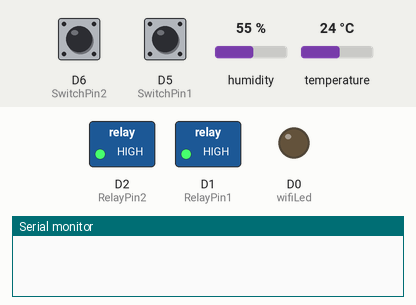
Bench run of a sketch on a simulated ESP8266 (NodeMCU). Parts: switched loads named in the sketch (green lamp = pin HIGH), output pins drawn as LEDs (lit = HIGH), the last lines printed to the serial monitor. Inputs (shaded band) come from the test bench; at power-on: D6 (SwitchPin2) HIGH, D5 (SwitchPin1) HIGH, humidity 55 %, temperature 24 °C. WiFi joins after 1.5 s; servers stay silent unless stated.

Above: at 2.2 s.
2.3 s: D6 (SwitchPin2) pulled LOW for 0.15 s
At 2.37 s:
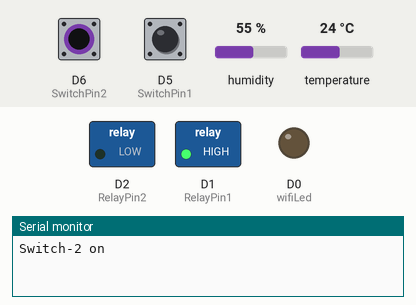
3.9 s: D5 (SwitchPin1) pulled LOW for 0.15 s
At 3.97 s:
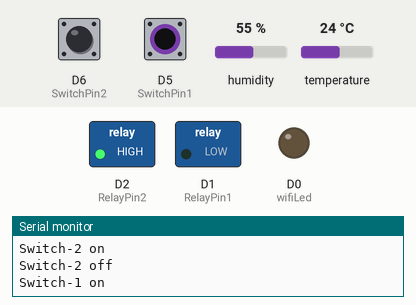
5.5 s: D6 (SwitchPin2) driven LOW and D5 (SwitchPin1) driven LOW
At 6.7 s:
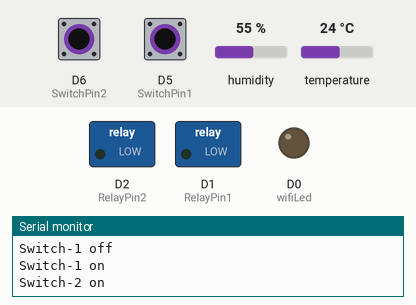
7.0 s: D6 (SwitchPin2) driven HIGH
At 8.0 s:
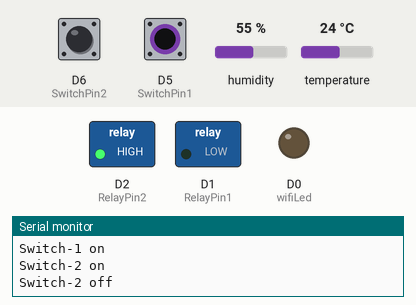
8.5 s: D6 (SwitchPin2) driven LOW
At 9.1 s:
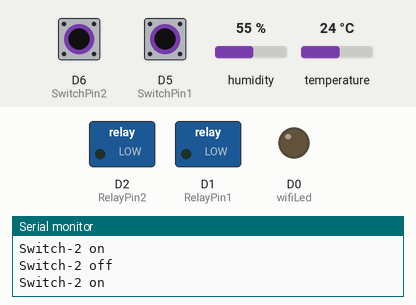
Timing chart, 0 to 11.0 s (numbered marks = the images above; inputs shaded):
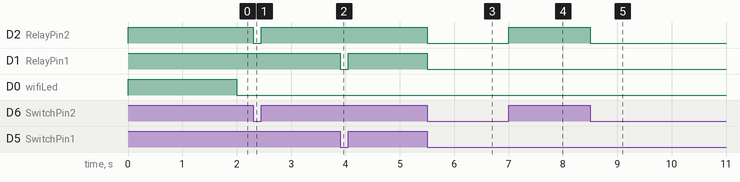

Measured:
- after the input at 2.3 s, D2 (RelayPin2): HIGH → LOW at once, → HIGH 0.15 s later
- after the input at 3.9 s, D1 (RelayPin1): HIGH → LOW at once, → HIGH 0.15 s later
- after the input at 5.5 s, D2 (RelayPin2), D1 (RelayPin1): HIGH → LOW at once
- after the input at 7.0 s, D2 (RelayPin2): LOW → HIGH at once
- after the input at 8.5 s, D2 (RelayPin2): HIGH → LOW at once

The sketch:

NodeMCU_Blynk_2Relay_DHT11_Switch.ino
```cpp
/**********************************************************************************
 *  TITLE: Blynk + Manual Switch + DHT11 control 2 Relays using NodeMCU
 *  Click on the following links to learn more.
 *  YouTube Channel: https://youtube.com/@avelectrotech9853
 *  Preferences--> Aditional boards Manager URLs :
 *  http://arduino.esp8266.com/stable/package_esp8266com_index.json
 *  Download the libraries
 *  Blynk Library
 *  DHT Library
 ***************************************************/
/* Fill-in your Template ID (only if using Blynk.Cloud) */
#define BLYNK_TEMPLATE_ID "xxxxxxxxxxx"
#define BLYNK_TEMPLATE_NAME "xxxxxxxxxxxxx"
#define BLYNK_AUTH_TOKEN "xxxxxxxxxxxxxxxxxxxxxxxxxxxx"

// Your WiFi credentials.
// Set password to "" for open networks.
char ssid[] = "xxxxxxx";
char pass[] = "xxxxxxxx";

bool fetch_blynk_state = true;  //true or false

//#define BLYNK_PRINT Serial
#include <ESP8266WiFi.h>
#include <BlynkSimpleEsp8266.h>
#include <DHT.h>

#define DHTPIN              D4 //D4  pin connected with DHT
// Uncomment whatever type you're using!
#define DHTTYPE DHT11     // DHT 11
//#define DHTTYPE DHT22   // DHT 22, AM2302, AM2321
//#define DHTTYPE DHT21   // DHT 21, AM2301

// define the GPIO connected with Relays and switches
#define RelayPin1 5  //D1
#define RelayPin2 4  //D2

#define SwitchPin1 14  //D5
#define SwitchPin2 12  //D6

#define wifiLed   16   //D0

//Change the virtual pins according the rooms
#define VPIN_BUTTON_1    V1
#define VPIN_BUTTON_2    V2

#define VPIN_BUTTON_C    V3
#define VPIN_TEMPERATURE V4
#define VPIN_HUMIDITY    V5

// Relay State
bool toggleState_1 = LOW; //Define integer to remember the toggle state for relay 1
bool toggleState_2 = LOW; //Define integer to remember the toggle state for relay 2

// Switch State
bool SwitchState_1 = LOW;
bool SwitchState_2 = LOW;

int wifiFlag = 0;
float temperature1 = 0;
float humidity1   = 0;

char auth[] = BLYNK_AUTH_TOKEN;

BlynkTimer timer;
DHT dht(DHTPIN, DHTTYPE);

// When App button is pushed - switch the state

BLYNK_WRITE(VPIN_BUTTON_1) {
  toggleState_1 = param.asInt();
  digitalWrite(RelayPin1, !toggleState_1);
}

BLYNK_WRITE(VPIN_BUTTON_2) {
  toggleState_2 = param.asInt();
  digitalWrite(RelayPin2, !toggleState_2);
}


BLYNK_WRITE(VPIN_BUTTON_C) {
  all_SwitchOff();
}

void all_SwitchOff(){
  toggleState_1 = 0; digitalWrite(RelayPin1, HIGH); Blynk.virtualWrite(VPIN_BUTTON_1, toggleState_1); delay(100);
  toggleState_2 = 0; digitalWrite(RelayPin2, HIGH); Blynk.virtualWrite(VPIN_BUTTON_2, toggleState_2); delay(100);
  Blynk.virtualWrite(VPIN_HUMIDITY, humidity1);
  Blynk.virtualWrite(VPIN_TEMPERATURE, temperature1);
}

void checkBlynkStatus() { // called every 2 seconds by SimpleTimer

  bool isconnected = Blynk.connected();
  if (isconnected == false) {
    wifiFlag = 1;
    Serial.println("Blynk Not Connected");
    digitalWrite(wifiLed, HIGH);
  }
  if (isconnected == true) {
    wifiFlag = 0;
    if (!fetch_blynk_state){
    Blynk.virtualWrite(VPIN_BUTTON_1, toggleState_1);
    Blynk.virtualWrite(VPIN_BUTTON_2, toggleState_2);
    }
    digitalWrite(wifiLed, LOW);
    //Serial.println("Blynk Connected");
  }
}

BLYNK_CONNECTED() {
  // Request the latest state from the server
  if (fetch_blynk_state){
    Blynk.syncVirtual(VPIN_BUTTON_1);
    Blynk.syncVirtual(VPIN_BUTTON_2);
  }
    Blynk.syncVirtual(VPIN_TEMPERATURE);
    Blynk.syncVirtual(VPIN_HUMIDITY);
}

void readSensor(){

  float h = dht.readHumidity();
  float t = dht.readTemperature(); // or dht.readTemperature(true) for Fahrenheit

  if (isnan(h) || isnan(t)) {
    Serial.println("Failed to read from DHT sensor!");
    return;
  }
  else {
    humidity1 = h;
    temperature1 = t;
   // Serial.println(temperature1);
   // Serial.println(humidity1);
  }
}

void sendSensor()
{
  readSensor();
  // You can send any value at any time.
  // Please don't send more that 10 values per second.
  Blynk.virtualWrite(VPIN_HUMIDITY, humidity1);
  Blynk.virtualWrite(VPIN_TEMPERATURE, temperature1);
}

void manual_control()
{
  if (digitalRead(SwitchPin1) == LOW && SwitchState_1 == LOW) {
    digitalWrite(RelayPin1, LOW);
    toggleState_1 = HIGH;
    SwitchState_1 = HIGH;
    Blynk.virtualWrite(VPIN_BUTTON_1, toggleState_1);
    Serial.println("Switch-1 on");
  }
  if (digitalRead(SwitchPin1) == HIGH && SwitchState_1 == HIGH) {
    digitalWrite(RelayPin1, HIGH);
    toggleState_1 = LOW;
    SwitchState_1 = LOW;
    Blynk.virtualWrite(VPIN_BUTTON_1, toggleState_1);
    Serial.println("Switch-1 off");
  }
  if (digitalRead(SwitchPin2) == LOW && SwitchState_2 == LOW) {
    digitalWrite(RelayPin2, LOW);
    toggleState_2 = HIGH;
    SwitchState_2 = HIGH;
    Blynk.virtualWrite(VPIN_BUTTON_2, toggleState_2);
    Serial.println("Switch-2 on");
  }
  if (digitalRead(SwitchPin2) == HIGH && SwitchState_2 == HIGH) {
    digitalWrite(RelayPin2, HIGH);
    toggleState_2 = LOW;
    SwitchState_2 = LOW;
    Blynk.virtualWrite(VPIN_BUTTON_2, toggleState_2);
    Serial.println("Switch-2 off");
  }
}

void setup()
{
  Serial.begin(9600);

  pinMode(RelayPin1, OUTPUT);
  pinMode(RelayPin2, OUTPUT);

  pinMode(wifiLed, OUTPUT);

  pinMode(SwitchPin1, INPUT_PULLUP);
  pinMode(SwitchPin2, INPUT_PULLUP);

  //During Starting all Relays should TURN OFF
  digitalWrite(RelayPin1, !toggleState_1);
  digitalWrite(RelayPin2, !toggleState_2);

  dht.begin();    // Enabling DHT sensor

  digitalWrite(wifiLed, HIGH);

  //Blynk.begin(auth, ssid, pass);
  WiFi.begin(ssid, pass);
  timer.setInterval(2000L, checkBlynkStatus); // check if Blynk server is connected every 2 seconds
  timer.setInterval(1000L, sendSensor); // Sending Sensor Data to Blynk Cloud every 1 second
  Blynk.config(auth);
  delay(1000);

  if (!fetch_blynk_state){
    Blynk.virtualWrite(VPIN_BUTTON_1, toggleState_1);
    Blynk.virtualWrite(VPIN_BUTTON_2, toggleState_2);
  }
}

void loop()
{
  manual_control();
  Blynk.run();
  timer.run();
}
```
